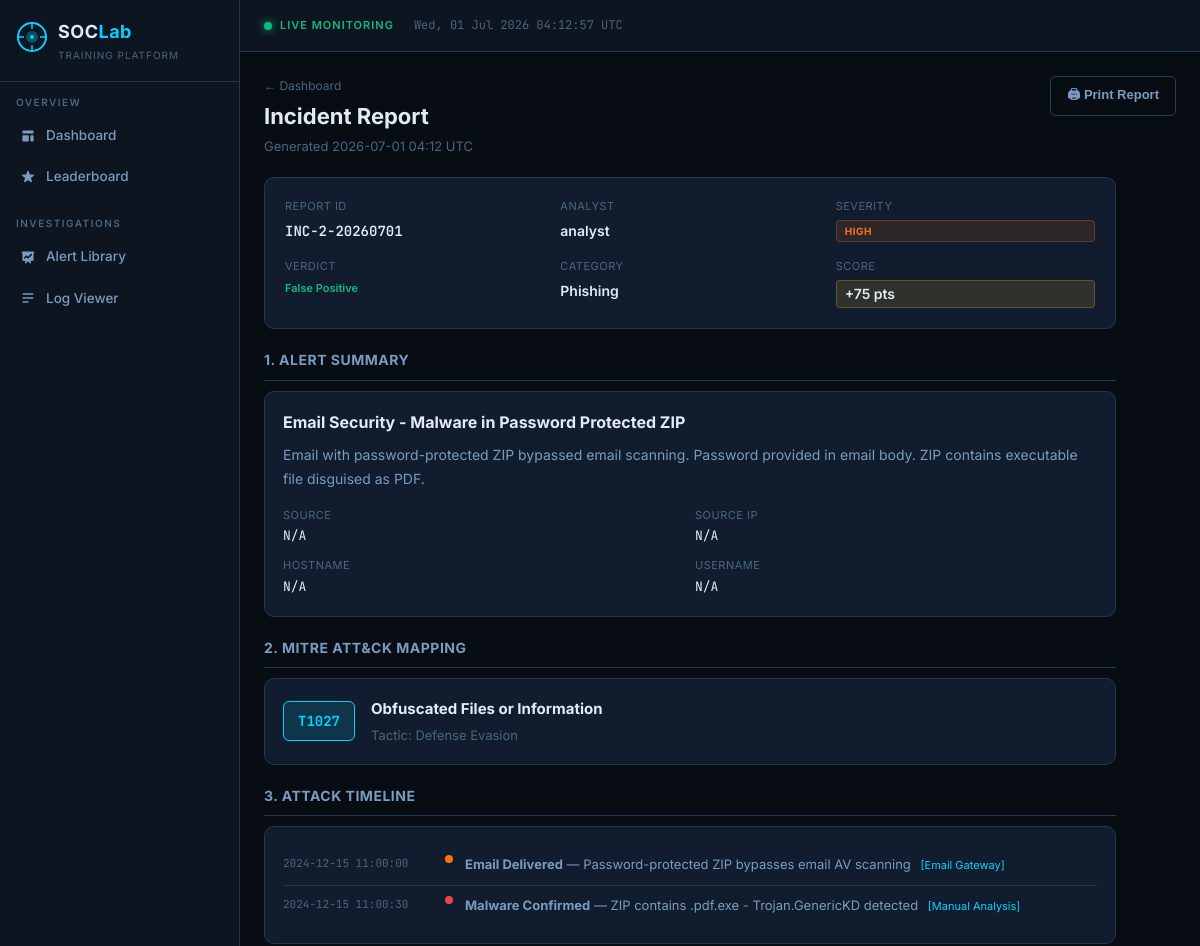
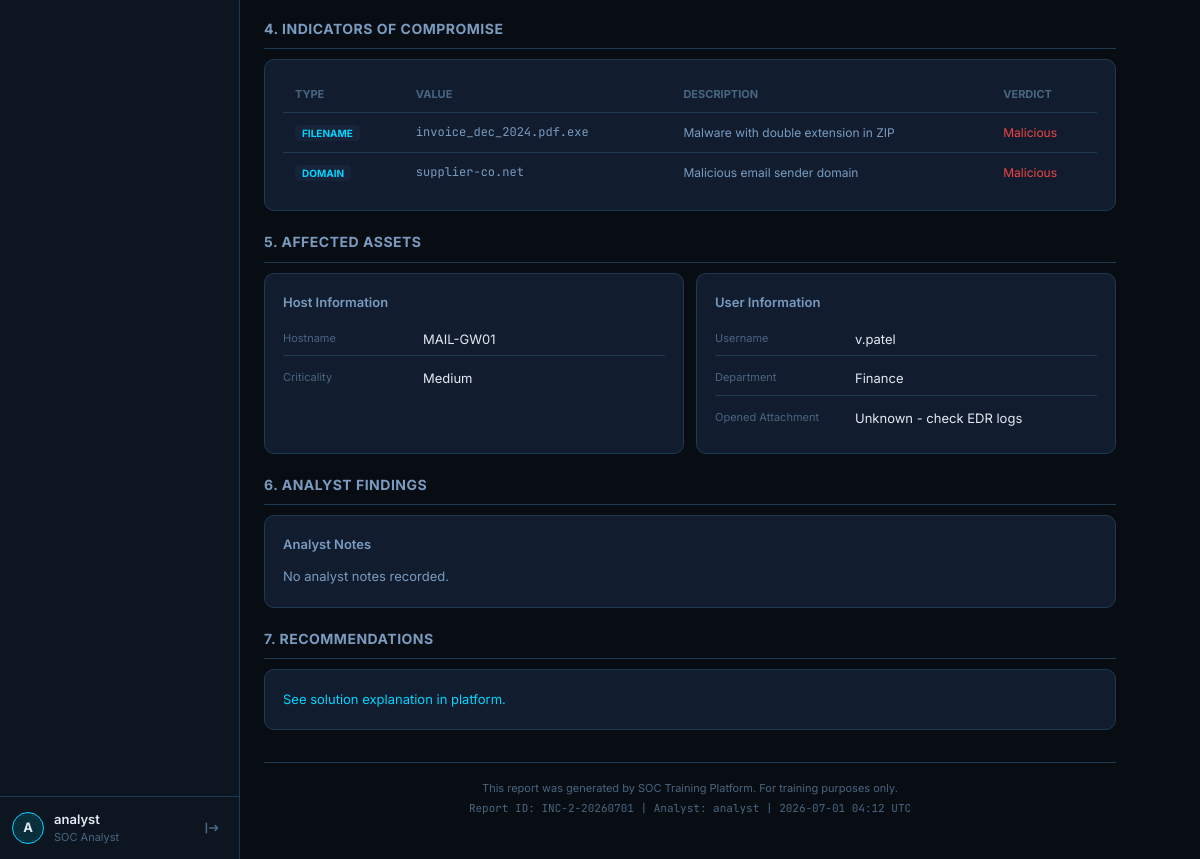
/report/2 (signed in), run on the app's committed database (2 pictures, top to bottom).
### tables this page shows
CREATE TABLE investigations (
    id INTEGER PRIMARY KEY AUTOINCREMENT,
    alert_id INTEGER REFERENCES alerts(id),
    analyst_id INTEGER REFERENCES users(id),
    status TEXT DEFAULT 'in_progress',   -- in_progress, completed
    verdict TEXT,    -- true_positive, false_positive, escalated
    analyst_notes TEXT,
    ioc_confirmed TEXT,   -- JSON list
    score INTEGER DEFAULT 0,
    started_at TEXT,
    completed_at TEXT,
    updated_at TEXT
);

CREATE TABLE alerts (
    id INTEGER PRIMARY KEY AUTOINCREMENT,
    title TEXT NOT NULL,
    description TEXT,
    category TEXT NOT NULL,
    severity TEXT NOT NULL,  -- critical, high, medium, low, info
    status TEXT DEFAULT 'open',  -- open, in_progress, closed
    source TEXT,
    source_ip TEXT,
    dest_ip TEXT,
    hostname TEXT,
    username TEXT,
    host_info TEXT,   -- JSON
    user_info TEXT,   -- JSON
    mitre_mapping TEXT,  -- JSON
    expected_verdict TEXT,  -- true_positive / false_positive / escalated
    points INTEGER DEFAULT 100,
    hint TEXT,
    solution_explanation TEXT,
    created_at TEXT DEFAULT (datetime('now'))
);

CREATE TABLE timeline (
    id INTEGER PRIMARY KEY AUTOINCREMENT,
    alert_id INTEGER REFERENCES alerts(id),
    event_time TEXT,
    event_type TEXT,
    description TEXT,
    source TEXT,
    severity TEXT DEFAULT 'medium'
);

CREATE TABLE iocs (
    id INTEGER PRIMARY KEY AUTOINCREMENT,
    alert_id INTEGER REFERENCES alerts(id),
    ioc_type TEXT,   -- ip, domain, hash, email, url, filename
    value TEXT NOT NULL,
    description TEXT,
    malicious INTEGER DEFAULT 1
);

### app.py (the view)
@app.route('/report/<int:inv_id>')
@login_required
def report(inv_id):
    uid = session['user_id']
    inv = query_db("""
        SELECT i.*, a.title, a.description, a.severity, a.category,
               a.host_info, a.user_info, a.mitre_mapping, a.expected_verdict
        FROM investigations i JOIN alerts a ON i.alert_id=a.id
        WHERE i.id=? AND i.analyst_id=?
    """, [inv_id, uid], one=True)
    if not inv:
        flash('Report not found', 'error')
        return redirect(url_for('dashboard'))
    iocs = query_db('SELECT * FROM iocs WHERE alert_id=?', [inv['alert_id']])
    timeline = query_db('SELECT * FROM timeline WHERE alert_id=? ORDER BY event_time', [inv['alert_id']])
    inv_dict = dict(inv)
    for field in ['host_info', 'user_info', 'mitre_mapping']:
        try:
            inv_dict[field] = json.loads(inv_dict.get(field) or '{}')
        except Exception:
            inv_dict[field] = {}
    return render_template('report.html', inv=inv_dict, iocs=iocs, timeline=timeline,
                           report_date=datetime.now().strftime('%Y-%m-%d %H:%M UTC'))

### app.py (called while the page is built)
def get_db():
    conn = sqlite3.connect(DATABASE)
    conn.row_factory = sqlite3.Row
    return conn

def query_db(query, args=(), one=False):
    conn = get_db()
    cur = conn.execute(query, args)
    rv = cur.fetchall()
    conn.close()
    return (rv[0] if rv else None) if one else rv

def login_required(f):
    from functools import wraps
    @wraps(f)
    def decorated(*args, **kwargs):
        if 'user_id' not in session:
            return redirect(url_for('login'))
        return f(*args, **kwargs)
    return decorated

### templates/report.html (shortened to what this page needs)
{% extends "base.html" %}
{% block content %}
<div class="page-header">
    <div>
        <a href="{{ url_for('dashboard') }}" class="breadcrumb">← Dashboard</a>
        <h1 class="page-title">Incident Report</h1>
        <p class="page-sub">Generated {{ report_date }}</p>
    </div>
    <div class="header-actions">
        <button class="btn btn-ghost" onclick="window.print()">🖨 Print Report</button>
    </div>
</div>
<div class="report-body" id="reportBody">
    <div class="report-header-block">
        <div class="report-meta-grid">
            <div class="report-meta-item">
                <span class="report-meta-key">Report ID</span>
                <span class="report-meta-val mono">INC-{{ inv.id }}-{{ report_date[:10].replace('-','') }}</span>
            </div>
            <div class="report-meta-item">
                <span class="report-meta-key">Analyst</span>
                <span class="report-meta-val">{{ session.username }}</span>
            </div>
            <div class="report-meta-item">
                <span class="report-meta-key">Severity</span>
                <span class="sev-badge sev-{{ inv.severity }}">{{ inv.severity.upper() }}</span>
            </div>
            <div class="report-meta-item">
                <span class="report-meta-key">Verdict</span>
                <span class="inv-verdict verdict-{{ inv.verdict }}">{{ inv.verdict.replace('_',' ').title() }}</span>
            </div>
            <div class="report-meta-item">
                <span class="report-meta-key">Category</span>
                <span class="report-meta-val">{{ inv.category }}</span>
            </div>
            <div class="report-meta-item">
                <span class="report-meta-key">Score</span>
                <span class="report-meta-val score-badge">+{{ inv.score }} pts</span>
            </div>
        </div>
    </div>
    <div class="report-section">
        <h2 class="report-section-title">1. Alert Summary</h2>
        <div class="report-card">
            <h3 class="report-alert-title">{{ inv.title }}</h3>
            <p class="report-alert-desc">{{ inv.description }}</p>
            <div class="report-info-grid">
                <div class="report-info-item"><span class="ri-key">Source</span><span class="ri-val mono">{{ inv.source or 'N/A' }}</span></div>
                <div class="report-info-item"><span class="ri-key">Source IP</span><span class="ri-val mono">{{ inv.source_ip or 'N/A' }}</span></div>
                <div class="report-info-item"><span class="ri-key">Hostname</span><span class="ri-val mono">{{ inv.hostname or 'N/A' }}</span></div>
                <div class="report-info-item"><span class="ri-key">Username</span><span class="ri-val mono">{{ inv.username or 'N/A' }}</span></div>
            </div>
        </div>
    </div>
    <div class="report-section">
        <h2 class="report-section-title">2. MITRE ATT&CK Mapping</h2>
        <div class="report-card">
            {% if inv.mitre_mapping %}
            <div class="mitre-report-row">
                <div class="mitre-report-badge">{{ inv.mitre_mapping.get('technique','N/A') }}</div>
                <div>
                    <div class="mitre-report-name">{{ inv.mitre_mapping.get('name','N/A') }}</div>
                    <div class="mitre-report-tactic">Tactic: {{ inv.mitre_mapping.get('tactic','N/A') }}</div>
                </div>
            </div>
            {% else %}
            <p class="text-muted">No MITRE mapping available.</p>
            {% endif %}
        </div>
    </div>
    {% if timeline %}
    <div class="report-section">
        <h2 class="report-section-title">3. Attack Timeline</h2>
        <div class="report-card">
            <div class="report-timeline">
                {% for event in timeline %}
                <div class="report-tl-item">
                    <span class="report-tl-time mono">{{ event.event_time }}</span>
                    <span class="sev-dot sev-{{ event.severity }}"></span>
                    <div class="report-tl-content">
                        <strong>{{ event.event_type }}</strong> — {{ event.description }}
                        <span class="report-tl-source">[{{ event.source }}]</span>
                    </div>
                </div>
                {% endfor %}
            </div>
        </div>
    </div>
    {% endif %}
    {% if iocs %}
    <div class="report-section">
        <h2 class="report-section-title">4. Indicators of Compromise</h2>
        <div class="report-card">
            <table class="report-table">
                <thead>
                    <tr><th>Type</th><th>Value</th><th>Description</th><th>Verdict</th></tr>
                </thead>
                <tbody>
                    {% for ioc in iocs %}
                    <tr>
                        <td><span class="ioc-type-badge">{{ ioc.ioc_type.upper() }}</span></td>
                        <td class="mono">{{ ioc.value }}</td>
                        <td>{{ ioc.description }}</td>
                        <td>{% if ioc.malicious %}<span class="verdict-malicious">Malicious</span>{% else %}<span class="verdict-benign">Benign</span>{% endif %}</td>
                    </tr>
                    {% endfor %}
                </tbody>
            </table>
        </div>
    </div>
    {% endif %}
    <div class="report-section">
        <h2 class="report-section-title">5. Affected Assets</h2>
        <div class="two-col">
            <div class="report-card">
                <h4 class="report-subsection">Host Information</h4>
                {% if inv.host_info %}
                <div class="info-table">
                    {% for k, v in inv.host_info.items() %}
                    <div class="info-row">
                        <span class="info-key">{{ k.replace('_',' ').title() }}</span>
                        <span class="info-val">{% if v is iterable and v is not string %}{{ v|join(', ') }}{% else %}{{ v }}{% endif %}</span>
                    </div>
                    {% endfor %}
                </div>
                {% else %}<p class="text-muted">N/A</p>{% endif %}
            </div>
            <div class="report-card">
                <h4 class="report-subsection">User Information</h4>
                {% if inv.user_info %}
                <div class="info-table">
                    {% for k, v in inv.user_info.items() %}
                    <div class="info-row">
                        <span class="info-key">{{ k.replace('_',' ').title() }}</span>
                        <span class="info-val">{{ v }}</span>
                    </div>
                    {% endfor %}
                </div>
                {% else %}<p class="text-muted">N/A</p>{% endif %}
            </div>
        </div>
    </div>
    <div class="report-section">
        <h2 class="report-section-title">6. Analyst Findings</h2>
        <div class="report-card">
            <h4 class="report-subsection">Analyst Notes</h4>
            <div class="report-notes">{{ inv.analyst_notes or 'No analyst notes recorded.' }}</div>
        </div>
    </div>
    <div class="report-section">
        <h2 class="report-section-title">7. Recommendations</h2>
        <div class="report-card">
            <div class="report-notes solution-text">{{ inv.solution_explanation or 'See solution explanation in platform.' }}</div>
        </div>
    </div>
    <div class="report-footer">
        <p>This report was generated by SOC Training Platform. For training purposes only.</p>
        <p class="mono">Report ID: INC-{{ inv.id }}-{{ report_date[:10].replace('-','') }} | Analyst: {{ session.username }} | {{ report_date }}</p>
    </div>
</div>
{% endblock %}

### data on the page
investigations: id "2", verdict.replace "False Positive", score "75", analyst_notes "No analyst notes recorded."
alerts: severity "HIGH", category "Phishing", title "Email Security - Malware in Password Protected ZIP", description "Email with password-protected ZIP bypassed email scanning. Password provided in email body. ZIP contains executable file disguised as PDF."
timeline: event_time "2024-12-15 11:00:00", event_type "Email Delivered", description "Password-protected ZIP bypasses email AV scanning", source "Email Gateway"
timeline: event_time "2024-12-15 11:00:30", event_type "Malware Confirmed", description "ZIP contains .pdf.exe - Trojan.GenericKD detected", source "Manual Analysis"
iocs: ioc_type "FILENAME", value "invoice_dec_2024.pdf.exe", description "Malware with double extension in ZIP", malicious "Malicious"
iocs: ioc_type "DOMAIN", value "supplier-co.net", description "Malicious email sender domain", malicious "Malicious"

### other printed values
{{ session.get('username', 'A')[0].upper() }} "A"
{{ session.get('username') }} "analyst"
{{ session.username }} "analyst"
{{ inv.source or 'N/A' }} "N/A"
{{ inv.source_ip or 'N/A' }} "N/A"
{{ inv.hostname or 'N/A' }} "N/A"
{{ inv.username or 'N/A' }} "N/A"
{{ inv.mitre_mapping.get('technique','N/A') }} "T1027"
{{ inv.mitre_mapping.get('name','N/A') }} "Obfuscated Files or Information"
{{ inv.mitre_mapping.get('tactic','N/A') }} "Defense Evasion"
{{ k.replace('_',' ').title() }} "Hostname" "Criticality"
{{ v }} "MAIL-GW01" "Medium"
{{ k.replace('_',' ').title() }} "Username" "Department" "Opened Attachment"
{{ v }} "v.patel" "Finance" "Unknown - check EDR logs"
{{ inv.solution_explanation or 'See solution explanation in platform.' }} "See solution explanation in platform."
